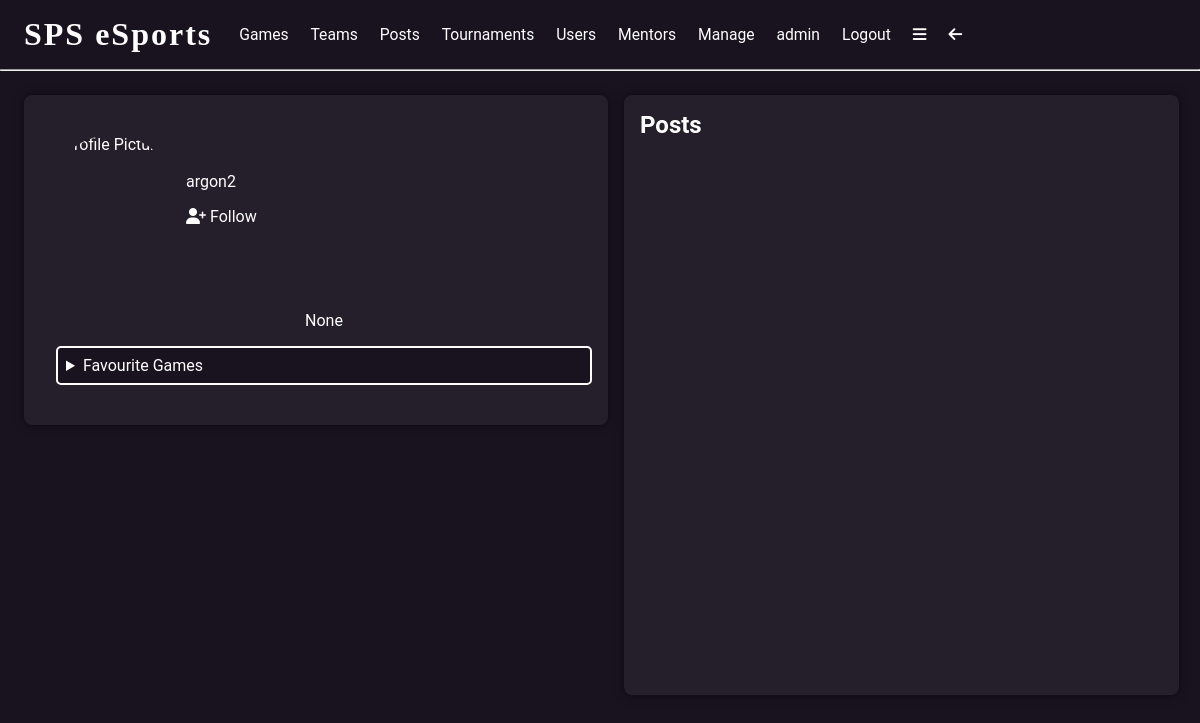
Screenshot of /user/argon2 (signed in) with the database file from the repository.
### app/models.py (models this page shows, shortened)
class User(UserMixin, db.Model):
    user_id = db.Column(db.Integer, primary_key=True)
    username = db.Column(db.String(64), index=True, unique=True)
    email = db.Column(db.String(120), index=True, unique=True)
    password_hash = db.Column(db.String(128))
    bio = db.Column(db.String(500))
    pfp = db.Column(db.String(500))
    pronouns = db.Column(db.String(50))
    admin = db.Column(db.Boolean, default=False)
    team_admin = db.relationship('Teams', back_populates='team_admin')
    team_users = db.relationship('TeamUsers', back_populates='user')
    posts = db.relationship('Posts', back_populates='user')
    likes = db.relationship('Likes', back_populates='user')
    comments = db.relationship('Comments', back_populates='user')
    tournament_users = db.relationship('TournamentUsers', back_populates='user')
    match_users = db.relationship('MatchUsers', back_populates='user')
    ment_applications = db.relationship('MentApplications', back_populates='user')
    tournament_admin = db.relationship('Tournaments', backref='user', foreign_keys='Tournaments.admin_id')
    tournament_winner = db.relationship('Tournaments', foreign_keys='Tournaments.winner_id')
    following = db.relationship('Following', backref='user', foreign_keys='Following.user_id')
    followed = db.relationship('Following', foreign_keys='Following.following_id')
    mentor = db.relationship('Mentor', backref='mentor', foreign_keys='Mentor.mentor_id')
    mentee = db.relationship('Mentor', foreign_keys='Mentor.mentee_id')
    '''def set_password(self, password):
        self.password_hash = generate_password_hash(password)

    def check_password(self, password):
        return check_password_hash(self.password_hash, password)'''
    '''def set_password(self, password):
        salt = bc.gensalt()
        # convert password to bytes
        password = password.encode('utf-8')
        self.password_hash = bc.hashpw(password=password, salt=salt)

    def check_password(self, password):
        password = password.encode('utf-8')
        return bc.checkpw(password=password, hashed_password=self.password_hash)'''
    def set_password(self, password):
        self.password_hash = argon2.hash(password)
    def check_password(self, password):
        return argon2.verify(password, self.password_hash)

### app/routes.py (the view)
@app.route('/user/<username>')
@login_required
def user(username):
    user = User.query.filter_by(username=username).first_or_404()
    following = Following.query.filter_by(user_id=current_user.user_id, following_id=user.user_id).first()
    favourite_games = FavouriteGames.query.filter_by(user_id=user.user_id).all()
    games = []
    for game in favourite_games:
        games.append(game_info(game.game_id)[0])
    print(games)
    posts = Posts.query.filter_by(user_id=user.user_id).all()
    is_ment = MentApplications.query.filter_by(user_id=user.user_id).first()
    return render_template('user.html', title='Profile', user=user, games=games, posts=posts, following=following, is_ment=is_ment)

### app/models.py (called while the page is built)
@login.user_loader
def load_user(id):
    return User.query.get(int(id))

### app/templates/user.html (shortened to what this page needs)
{% extends 'base.html' %}
{% block content %}
<div class="row">
    <div class="half">
        <div class="user-container">
            <div class="user-header">
                <div class="quarter">
                    {% if user.pfp %}
                    <img src="{{url_for('static', filename='pfps/' + user.pfp)}}" alt="{{user.username}}'s profile picture">
                    {% else %}
                    <img src="https://cdn.pixabay.com/photo/2015/10/05/22/37/blank-profile-picture-973460_960_720.png" alt="Profile Picture">
                    {% endif %}
                </div>
                <div class="three-quarter">
                    <p>{{user.username}}</p>
                    {% if user.user_id == current_user.user_id %}
                    <a href="{{url_for('edit_profile')}}"><i class="fa-solid fa-pencil"></i>  Edit Profile</a>
                        {% if is_ment %}
                        <a href="{{url_for('mentor_application')}}"><i class="fa-solid fa-graduation-cap"></i> Revoke Mentor Status</a>
                        {% else %}
                            <a href="{{url_for('mentor_application')}}"><i class="fa-solid fa-graduation-cap"></i> Apply to
                                be a Mentor</a>
                        {% endif %}
                    {% else %}
                        {% if following %}
                        <a href="{{url_for('follow', username=user.username)}}"><i class="fa-solid fa-user-minus"></i>  Unfollow</a>
                        {% else %}
                        <a href="{{url_for('follow', username=user.username)}}"><i class="fa-solid fa-user-plus"></i>  Follow</a>
                        {% endif %}
                    {% endif %}
                </div>
            </div>
            <div class="user-info">
                <p>{{user.bio}}
                </p>
                <details>
                    <summary>Favourite Games</summary>
                </details>
            </div>
        </div>
    </div>
    <div class="half">
        <div class="user-posts">
                <h2>Posts</h2>
        </div>
    </div>
</div>
{% endblock %}

### app/templates/base.html (shortened to what this page needs)
<!DOCTYPE html>
<html lang="en">
<head>
    <link rel="stylesheet" href="{{url_for('static', filename='css/styles.css')}}">
</head>
<body>
<div class="header">
    <h1 onclick="window.location.href='{{url_for('index')}}'">SPS eSports</h1>
    {% if current_user.is_authenticated %}
    <a href="{{url_for('search_games')}}">Games</a>
    <a href="{{url_for('search_teams')}}">Teams</a>
    <a href="{{url_for('search_posts')}}">Posts</a>
    <a href="{{url_for('search_tournaments')}}">Tournaments</a>
    <a href="{{url_for('search_users')}}">Users</a>
    <a href="{{url_for('search_mentors')}}">Mentors</a>
    {% if current_user.admin %}
    <a href="{{url_for('manage')}}">Manage</a>
    {% endif %}
    <a href="{{url_for('user', username=current_user.username)}}">{{current_user.username}}</a>
    <a href="{{url_for('logout')}}">Logout</a>
    <a href="javascript:showNavBar()"><i class="fa-solid fa-bars"></i></a>
    <a href="javascript:window.history.back();"><i class="fa-solid fa-arrow-left"></i></a>
    {% else %}
        <a href="{{url_for('login')}}">Login</a>
        <a href="{{url_for('register')}}">Register</a>
    {% endif %}
</div>
<hr>
{% block content %} {% endblock %}
</body>
</html>

### app/static/css/styles.css (style rules this page uses)
* { margin: 0; padding: 0; box-sizing: border-box; scroll-behavior: smooth; scrollbar-width: thin; scrollbar-color: white var(--bg); }
body { background: var(--bg); color: white; }
:root { --accent: #9a52ff; --bg: #18131f; --bg2: #372d47; --lightbg: rgba(255,255,255,0.05); }
.row { display: flex; width: 100%; }
.header { display:flex; align-items: center; padding: 1em 0.5em; }
.header a { padding: 0em 0.7em; font-family: 'Roboto'; font-size: 0.98em; text-decoration: none; transition: 0.5s; position: relative; transition: 0.3s; color: white; }
.header a::before { content: ''; position: absolute; width: 100%; height: 2px; left: 0; bottom: -2px; background-color: var(--accent); transform-origin: right; transform: scaleX(0); transition: transform 0.3s; }
.header h1 { box-shadow: inset 0 0 0 0 var(--bg); font-family: 'Square Game'; letter-spacing: 2px; padding: 0 0.5em; position: relative; transition: color 0.3s ease-in-out, box-shadow 0.3s ease-in-out; }
h1 { font-family: 'Roboto'; font-size: 2em; }
h2 { font-family: 'Roboto'; font-size: 1.5em; }
p { font-family: 'Roboto'; font-size: 1em; padding: 0.5em 0; }
a { color: white; text-decoration: none; transition: 0.5s; padding: 0.5em 0; position: relative; font-family: 'Roboto'; }
a::before { content: ''; position: absolute; width: 100%; height: 2px; left: 0; bottom: 4px; background-color: var(--accent); transform-origin: right; transform: scaleX(0); transition: transform 0.3s; }
.user-posts { display: flex; flex-flow: column; height: 75vh; width: 95%; overflow-y: scroll; overflow-x: hidden; background-color: var(--lightbg); box-shadow: 0 0 10px 0 rgba(0,0,0,0.5); border-radius: 0.5em; padding: 1em; margin: 1em; }
.user-container { display: flex; flex-flow: column; align-items: center; justify-content: center; width: 100%; background-color: var(--lightbg); box-shadow: 0 0 10px 0 rgba(0,0,0,0.5); border-radius: 0.5em; padding: 1em; margin: 1em; font-family: 'Roboto'; }
.user-header { display: flex; flex-flow: row wrap; align-items: center; justify-content: center; width: 100%; margin: 1em 0; }
.quarter { display: flex; flex-flow: column wrap; align-items: center; justify-content: center; width: 25%; padding: 0.5em; }
.three-quarter { display: flex; flex-flow: column wrap; justify-content: center; width: 75%; padding: 0.5em; }
.user-header img { width: 8em; height: 8em; object-fit: cover; border-radius: 50%; }
.user-info { display: flex; flex-flow: column wrap; align-items: center; justify-content: center; width: 100%; margin: 1em; padding: 0 0.5em; font-family: 'Roboto'; }
.user-info details { width: 100%; margin: 1em 0; font-family: 'Roboto'; padding: 0.5em; margin: 0.5em; border: 2px solid white; border-radius: 5px; background-color: var(--bg); color: white; font-family: 'Roboto'; font-size: 1em; }
.user-info summary { cursor: pointer; }
.half { display: flex; flex-direction: column; width: 50%; padding: 0.5em; }

### rows the page displays
User: username "admin"
User: username "argon2", bio "None"
